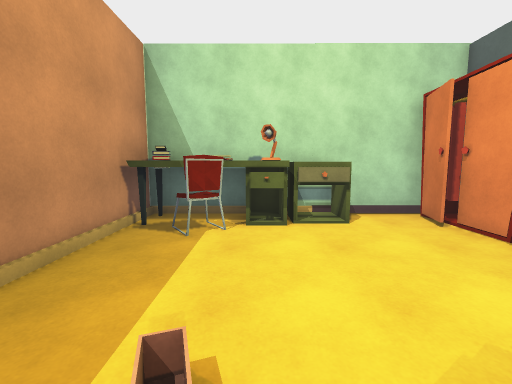
View 1 (above)

22 first-person views from a walk through a scene from a Unity 3-D project. The camera is 1.5 m above the floor, tilts 6° down and sees 90° across. The floor is counted in squares, 1 m on a side. Each view is taken from the middle of a square. On the plan, view 1 faces up. The plan holds only what a view shows up to about 13 squares ahead; the rest is blank. The place goes on beyond the plan. The player character is not drawn. Door leaves are left out, so doorways stand open. Surface patterns are stand-ins for the level's own textures.

View 2
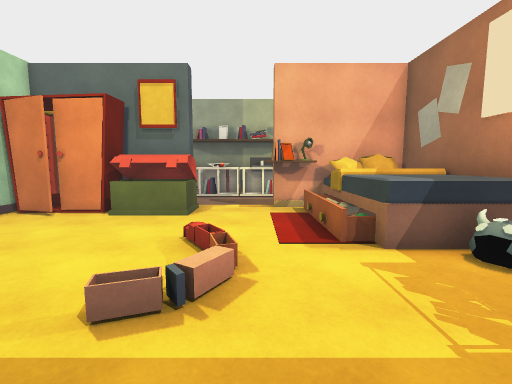

View 3
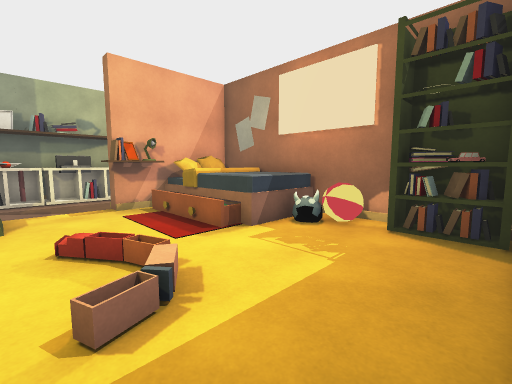

View 4
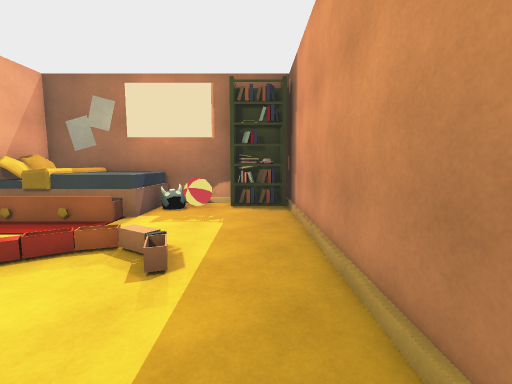

View 5
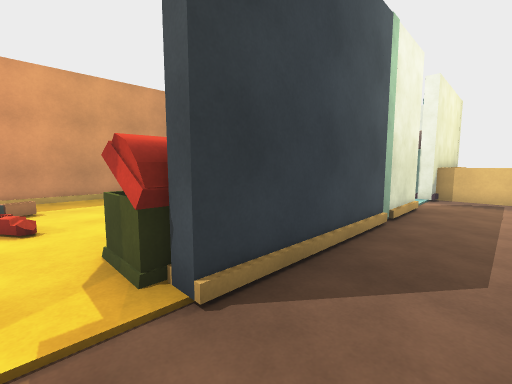

View 6
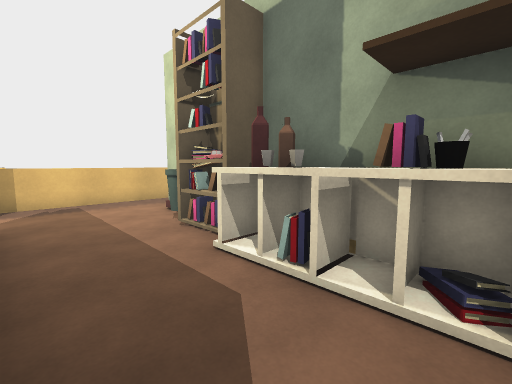

View 7
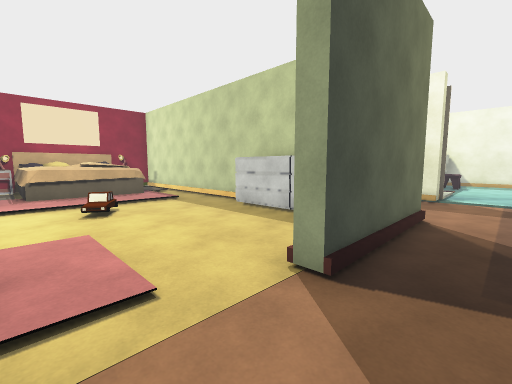

View 8
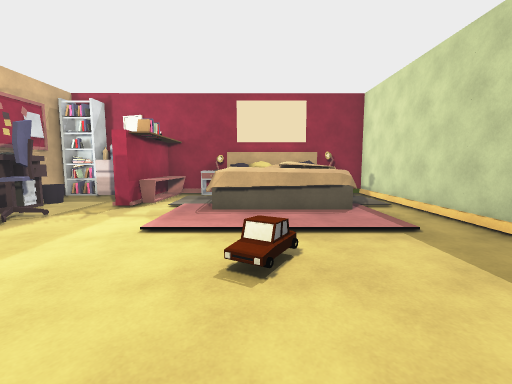

View 9
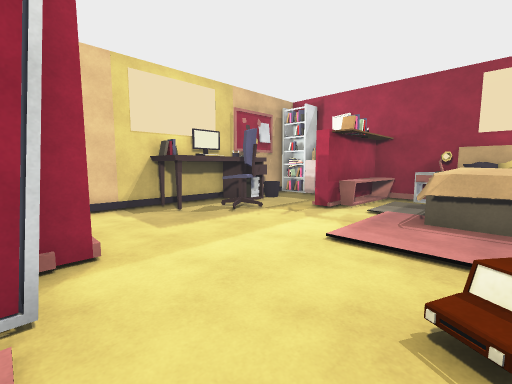

View 10
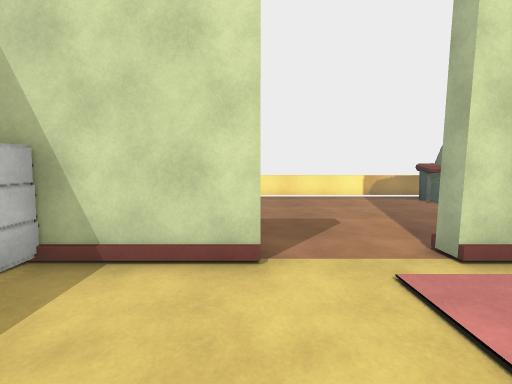

View 11
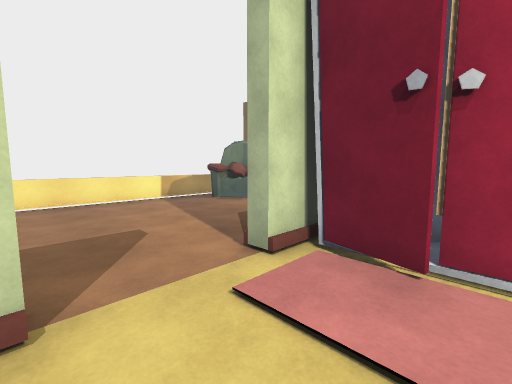

View 12
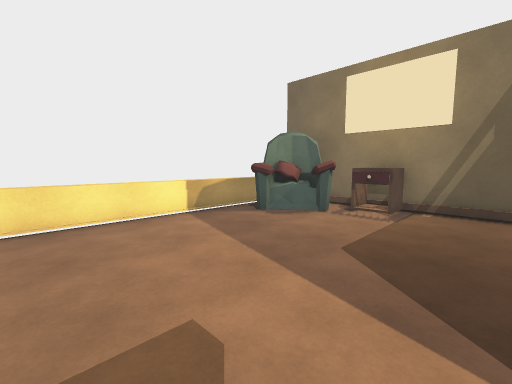

View 13
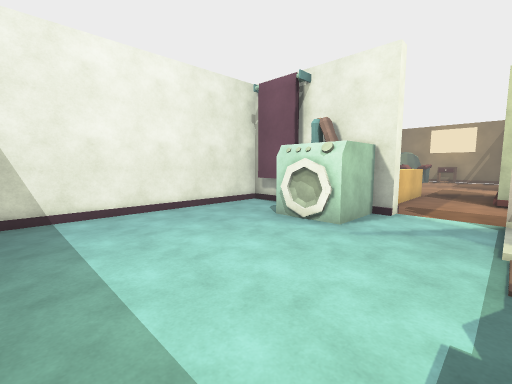

View 14
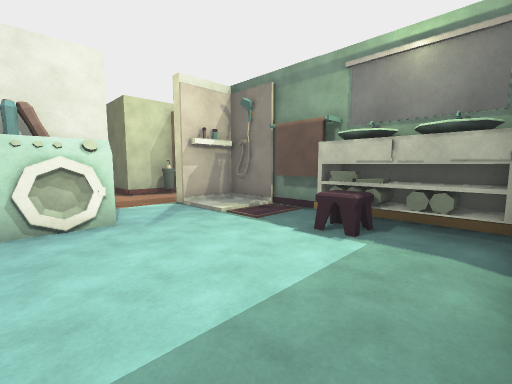

View 15
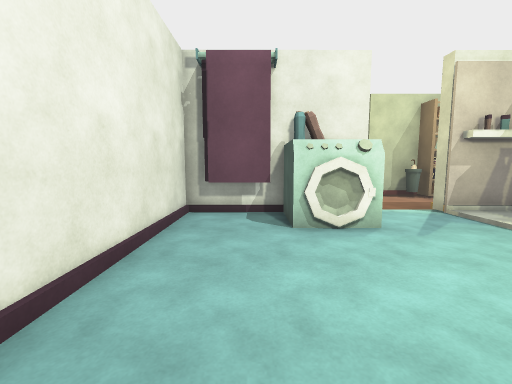

View 16
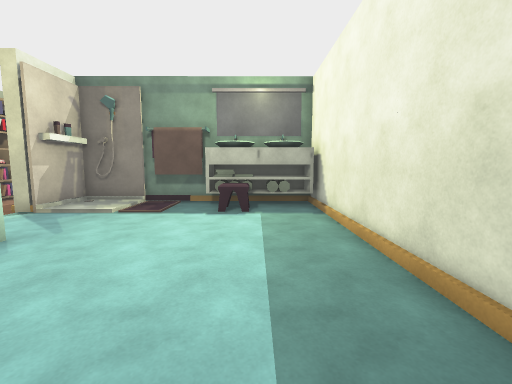

View 17
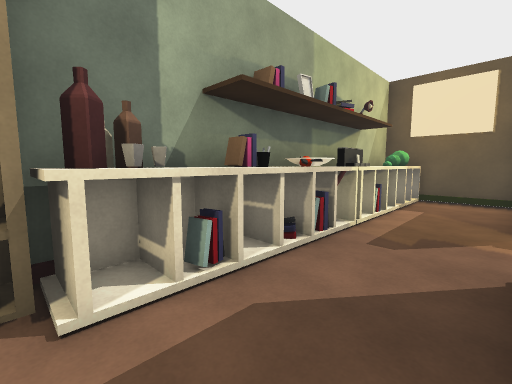

View 18
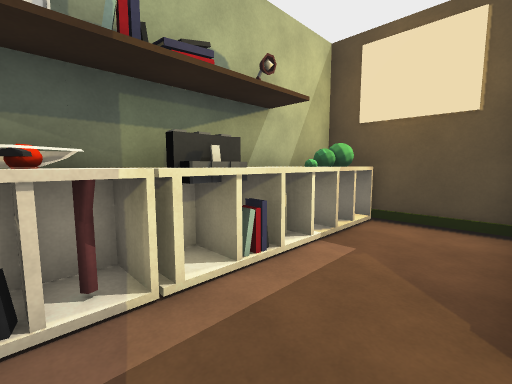

View 19
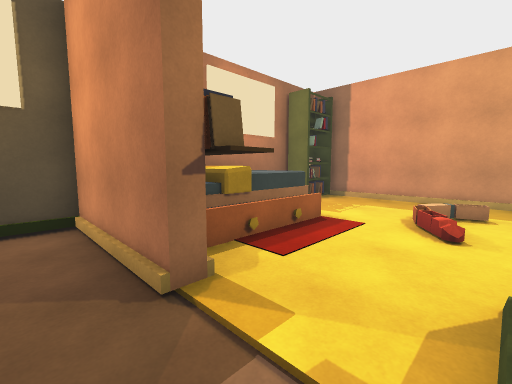

View 20
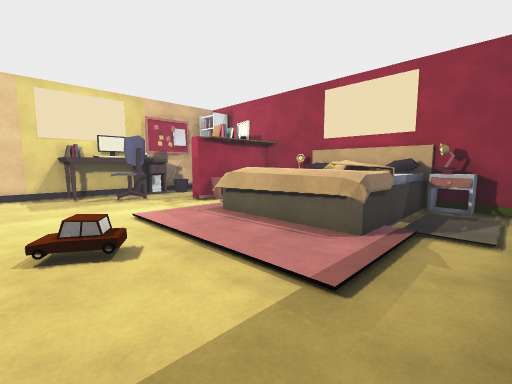

View 21
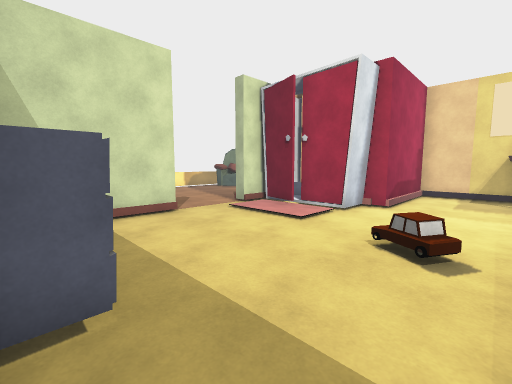

View 22
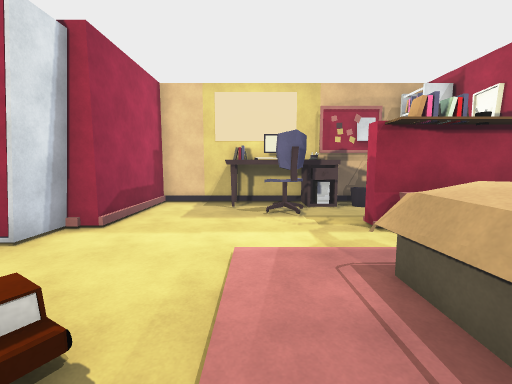

### Floor plan
Key: @ floor where view 1 was taken; # wall or solid block; . main floor; - floor 0.25 m lower than the main floor; / step, stairs or slope; D open door; T table; C chair; M computer; P pot; A TV; B bush; O other object.
Columns run from 4 left of view 1 to 26 right of it. Each row starts with its distance up from view 1.
 21                      --
 20   OOOO           OOOOOOOOOOOOOO
 19  O////////OO        ........OOO
 18   ........OO        .......OOO
 17  /........#O        ........OO#
 16  /......OOOO        .........T#
 15  /......O  O        .........TT
 14  /......OOO#OOOOOO  ..........#
 13  /.......DD...................#
 12  /.......DD...................#
 11  /..O....DD/...#OOOODDDDO#
 10  OOOO.....O/...#T...DDDDOO
  9  OOOOOOO.#O/..OOT...... OO
  8  OOOOO####O/..OOT...... O
  7  OOOOTT..OO/..O#T.......OOO
  6  OCCO....O /..O#T.........#####
  5 #/.......O#/..O#..............#
  4 #/....... O/..P#.....O........O
  3 #/....... O/..P#.............OO
  2 O/.......OO...O#.............OO
  1 O/.......DD...O#..      ...OOOO
  0 O/..@....DD...M#..OOOOO ....OOO
 -1 O/.....  .O...M#..OOO O ..O..OO
 -2 O/....OOOOO...O#. OOO O .AO..O#
 -3 O/....OOOOO...O#. OOO O .AO...#
 -4  OOOOOOOOOO...B#.TTOOOOT.AOTTOO
 -5  OOOO#OOOOOO##OOOTTOOOOTOAOTTOO

Positions as (right, up) in squares from view 1, and headings:
1: (0, 0), facing up
2: (-3, 0), facing right
3: (-3, 2), facing down-right
4: (-2, 5), facing down
5: (9, 1), facing up-left
6: (7, 3), facing up-right
7: (19, 13), facing down-left
8: (17, 8), facing down
9: (17, 7), facing down-right
10: (16, 7), facing up
11: (16, 8), facing up-right
12: (17, 12), facing up-right
13: (-2, 11), facing up-right
14: (-3, 16), facing down-right
15: (-2, 17), facing right
16: (-1, 19), facing down
17: (7, 7), facing down-right
18: (7, 2), facing down-right
19: (8, 2), facing down-left
20: (12, 5), facing down-right
21: (12, 3), facing up-right
22: (15, 2), facing right
